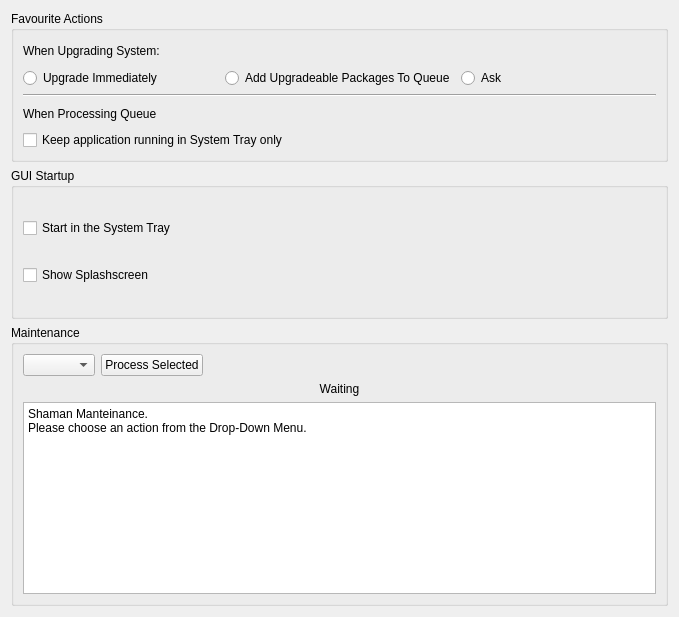
     <widget class="QWidget" name="Seite" >
      <property name="geometry" >
       <rect>
        <x>0</x>
        <y>0</y>
        <width>679</width>
        <height>617</height>
       </rect>
      </property>
      <layout class="QVBoxLayout" >
       <item>
        <widget class="QGroupBox" name="groupBox_5" >
         <property name="title" >
          <string>Favourite Actions</string>
         </property>
         <property name="alignment" >
          <set>Qt::AlignLeading</set>
         </property>
         <layout class="QGridLayout" >
          <item row="0" column="0" >
           <widget class="QLabel" name="label_7" >
            <property name="text" >
             <string>When Upgrading System:</string>
            </property>
           </widget>
          </item>
          <item row="1" column="0" >
           <layout class="QHBoxLayout" >
            <item>
             <widget class="QRadioButton" name="upNowRadio" >
              <property name="text" >
               <string>Upgrade Immediately</string>
              </property>
             </widget>
            </item>
            <item>
             <widget class="QRadioButton" name="addUpRadio" >
              <property name="text" >
               <string>Add Upgradeable Packages To Queue</string>
              </property>
             </widget>
            </item>
            <item>
             <widget class="QRadioButton" name="askUpRadio" >
              <property name="text" >
               <string>Ask</string>
              </property>
             </widget>
            </item>
           </layout>
          </item>
          <item row="2" column="0" >
           <widget class="Line" name="line" >
            <property name="orientation" >
             <enum>Qt::Horizontal</enum>
            </property>
           </widget>
          </item>
          <item row="3" column="0" >
           <widget class="QLabel" name="label_8" >
            <property name="text" >
             <string>When Processing Queue</string>
            </property>
           </widget>
          </item>
          <item row="4" column="0" >
           <widget class="QCheckBox" name="keepQueueTrayBox" >
            <property name="text" >
             <string>Keep application running in System Tray only</string>
            </property>
           </widget>
          </item>
         </layout>
        </widget>
       </item>
       <item>
        <widget class="QGroupBox" name="groupBox_6" >
         <property name="title" >
          <string>GUI Startup</string>
         </property>
         <layout class="QGridLayout" >
          <item row="0" column="0" >
           <widget class="QCheckBox" name="startTrayBox" >
            <property name="text" >
             <string>Start in the System Tray</string>
            </property>
           </widget>
          </item>
          <item row="1" column="0" >
           <widget class="QCheckBox" name="splashScreenBox" >
            <property name="text" >
             <string>Show Splashscreen</string>
            </property>
           </widget>
          </item>
         </layout>
        </widget>
       </item>
       <item>
        <widget class="QGroupBox" name="groupBox" >
         <property name="title" >
          <string>Maintenance</string>
         </property>
         <layout class="QGridLayout" >
          <item row="0" column="0" >
           <layout class="QVBoxLayout" >
            <item>
             <layout class="QHBoxLayout" >
              <item>
               <widget class="QComboBox" name="mantActionBox" />
              </item>
              <item>
               <widget class="QPushButton" name="mantProcessButton" >
                <property name="sizePolicy" >
                 <sizepolicy vsizetype="Fixed" hsizetype="Maximum" >
                  <horstretch>0</horstretch>
                  <verstretch>0</verstretch>
                 </sizepolicy>
                </property>
                <property name="text" >
                 <string>Process Selected</string>
                </property>
                <property name="icon" >
                 <iconset resource="shaman.qrc" >
                  <normaloff>:/Icons/icons/dialog-ok-apply.png</normaloff>:/Icons/icons/dialog-ok-apply.png</iconset>
                </property>
               </widget>
              </item>
              <item>
               <spacer>
                <property name="orientation" >
                 <enum>Qt::Horizontal</enum>
                </property>
                <property name="sizeHint" stdset="0" >
                 <size>
                  <width>40</width>
                  <height>20</height>
                 </size>
                </property>
               </spacer>
              </item>
             </layout>
            </item>
            <item>
             <layout class="QHBoxLayout" >
              <item>
               <widget class="QLabel" name="statusLabel" >
                <property name="text" >
                 <string comment="Waiting for a user action" >Waiting</string>
                </property>
                <property name="alignment" >
                 <set>Qt::AlignCenter</set>
                </property>
               </widget>
              </item>
             </layout>
            </item>
            <item>
             <widget class="QTextEdit" name="mantDetails" >
              <property name="sizePolicy" >
               <sizepolicy vsizetype="Maximum" hsizetype="Preferred" >
                <horstretch>0</horstretch>
                <verstretch>0</verstretch>
               </sizepolicy>
              </property>
              <property name="html" >
               <string>&lt;!DOCTYPE HTML PUBLIC "-//W3C//DTD HTML 4.0//EN" "http://www.w3.org/TR/REC-html40/strict.dtd">
&lt;html>&lt;head>&lt;meta name="qrichtext" content="1" />&lt;style type="text/css">
p, li { white-space: pre-wrap; }
&lt;/style>&lt;/head>&lt;body style=" font-family:'Sans Serif'; font-size:10pt; font-weight:400; font-style:normal;">
&lt;p style=" margin-top:0px; margin-bottom:0px; margin-left:0px; margin-right:0px; -qt-block-indent:0; text-indent:0px; font-family:'Liberation Sans'; font-size:9pt;">Shaman Manteinance.&lt;/p>
&lt;p style=" margin-top:0px; margin-bottom:0px; margin-left:0px; margin-right:0px; -qt-block-indent:0; text-indent:0px; font-family:'Liberation Sans'; font-size:9pt;">Please choose an action from the Drop-Down Menu.&lt;/p>&lt;/body>&lt;/html></string>
              </property>
             </widget>
            </item>
           </layout>
          </item>
         </layout>
        </widget>
       </item>
      </layout>
     </widget>
